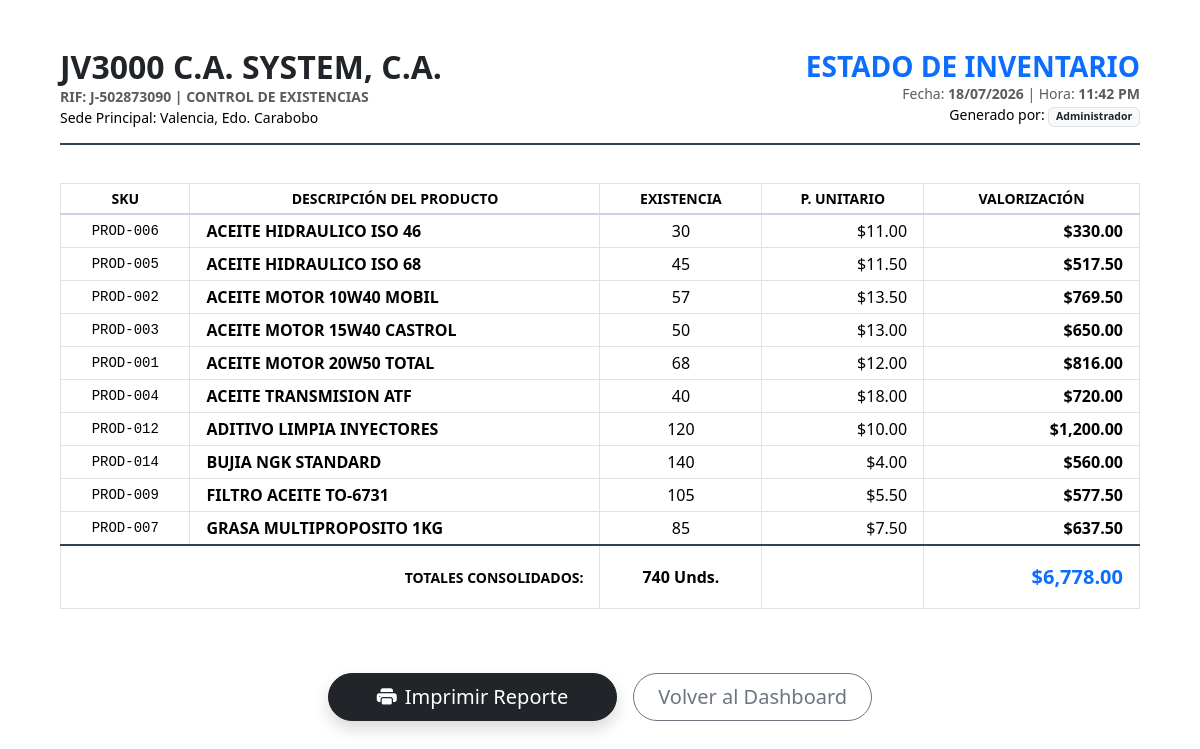
/modules/reporte_inventario.php (signed in), run on an earlier commit of the app's database.
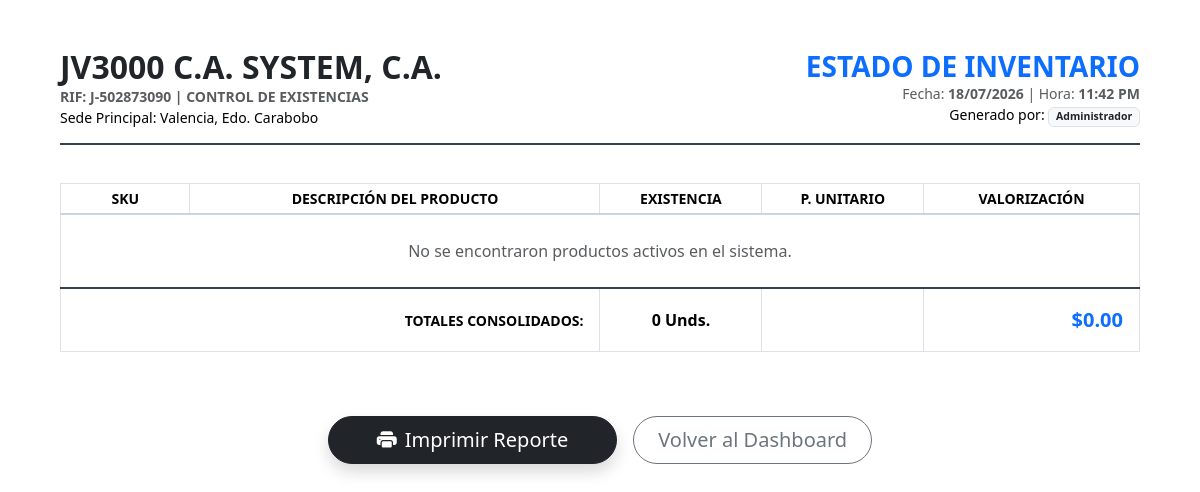
And on a later commit of the database.
### tables this page shows
CREATE TABLE `productos` (
  `id_producto` int(11) NOT NULL AUTO_INCREMENT,
  `sku` varchar(50) NOT NULL,
  `nombre_producto` varchar(150) NOT NULL,
  `precio_venta` decimal(10,2) NOT NULL,
  `precio_costo` decimal(10,2) DEFAULT 0.00,
  `stock_actual` int(11) DEFAULT 0,
  `stock_minimo` int(11) DEFAULT 5,
  `fecha_vencimiento` date DEFAULT NULL,
  `status` enum('Activo','Inactivo') NOT NULL DEFAULT 'Activo',
  `id_categoria` int(11) NOT NULL,
  PRIMARY KEY (`id_producto`),
  UNIQUE KEY `idx_sku` (`sku`),
  KEY `fk_prod_cat` (`id_categoria`),
  CONSTRAINT `fk_prod_cat` FOREIGN KEY (`id_categoria`) REFERENCES `categorias` (`id_categoria`) ON DELETE CASCADE
);

### includes/Database.php (called while the page is built, shortened)
<?php
class Database
{
    private static ?self $instance = null;
    private ?mysqli $conn = null;
    public static function getInstance(): self
    {
        if (self::$instance === null) {
            self::$instance = new self();
        }
        return self::$instance;
    }
    public function connect(string $host, string $user, string $pass, string $db): void
    {
        $this->conn = new mysqli($host, $user, $pass, $db);
        $this->conn->set_charset('utf8mb4');
        $this->conn->autocommit(true);
    }
    public function execute(string $sql, array $params = []): mysqli_stmt
    {
        $stmt = $this->conn->prepare($sql);
        if (!empty($params)) {
            $types = '';
            $bindValues = [];
            foreach ($params as $p) {
                if (is_int($p)) {
                    $types .= 'i';
                } elseif (is_float($p)) {
                    $types .= 'd';
                } elseif (is_null($p)) {
                    $types .= 's';
                    $p = null;
                } else {
                    $types .= 's';
                }
                $bindValues[] = $p;
            }
            if (!empty($bindValues)) {
                $stmt->bind_param($types, ...$bindValues);
            }
        }
        if (!$stmt->execute()) {
            throw new RuntimeException('Error ejecutando consulta: ' . $stmt->error);
        }
        return $stmt;
    }
    public function fetchAll(string $sql, array $params = []): array
    {
        $stmt = $this->execute($sql, $params);
        $result = $stmt->get_result();
        $rows = $result->fetch_all(MYSQLI_ASSOC);
        return $rows;
    }
}

### modules/reporte_inventario.php (the view, shortened to what the changed rows need)
<?php
$db = Database::getInstance();
$productos = $db->fetchAll("SELECT p.*, (p.stock_actual * p.precio_venta) as valor_total FROM productos p JOIN categorias c ON p.id_categoria = c.id_categoria WHERE p.status = 'Activo' AND c.status = 'Activo' ORDER BY p.nombre_producto ASC");
$gran_total_stock = 0;
$valor_inventario = 0;
?>
<!DOCTYPE html>
<html lang="es">
<head>
    <link href="../assets/css/bootstrap.min.css" rel="stylesheet">
    <link rel="stylesheet" href="../assets/css/bootstrap-icons.css">
</head>
<body class="p-4 p-md-5">
    <div class="container-fluid">
        <div class="header-report d-flex justify-content-between align-items-center">
            <div class="text-start">
                <h2 class="fw-bold m-0 text-dark">JV3000 C.A. SYSTEM, C.A.</h2>
            </div>
        </div>
        <div class="table-responsive">
            <table class="table table-bordered table-sm align-middle mt-2">
                <thead class="text-center">
                    <tr class="text-uppercase small fw-bold">
                        <th width="12%">SKU</th>
                        <th width="38%">Descripción del Producto</th>
                        <th width="15%">Existencia</th>
                        <th width="15%">P. Unitario</th>
                        <th width="20%">Valorización</th>
                    </tr>
                </thead>
                <tbody>
                    <?php if (!empty($productos)): ?>
                        <?php foreach ($productos as $r):
                            $gran_total_stock += $r['stock_actual'];
                            $valor_inventario += $r['valor_total'];
                        ?>
                            <tr>
                                <td class="text-center font-monospace small"><?php echo htmlspecialchars($r['sku']); ?></td>
                                <td class="text-start ps-3 fw-semibold"><?php echo htmlspecialchars($r['nombre_producto']); ?></td>
                                <td class="text-center">
                                    <span class="<?php echo ($r['stock_actual'] <= 5) ? 'text-danger fw-bold' : ''; ?>">
                                        <?php echo number_format($r['stock_actual'], 0); ?>
                                    </span>
                                </td>
                                <td class="text-end pe-3">$<?php echo number_format($r['precio_venta'], 2); ?></td>
                                <td class="text-end pe-3 fw-bold">$<?php echo number_format($r['valor_total'], 2); ?></td>
                            </tr>
                        <?php endforeach; ?>
                    <?php else: ?>
                        <tr>
                            <td colspan="5" class="text-center py-4 text-muted">No se encontraron productos activos en el sistema.</td>
                        </tr>
                    <?php endif; ?>
                </tbody>
                <tfoot>
                    <tr class="footer-total">
                        <td colspan="2" class="text-end text-uppercase py-3 pe-3 small">Totales Consolidados:</td>
                        <td class="text-center py-3"><?php echo number_format($gran_total_stock, 0); ?> Unds.</td>
                        <td></td>
                        <td class="text-end pe-3 py-3 fs-5 text-primary">$<?php echo number_format($valor_inventario, 2); ?></td>
                    </tr>
                </tfoot>
            </table>
        </div>
    </div>
</body>
</html>

What changed in the data, as far as the page shows it:
removed productos: sku "PROD-006", nombre_producto "ACEITE HIDRAULICO ISO 46", stock_actual "30", precio_venta "11.00", valor_total "330.00"
removed productos: sku "PROD-005", nombre_producto "ACEITE HIDRAULICO ISO 68", stock_actual "45", precio_venta "11.50", valor_total "517.50"
removed productos: sku "PROD-002", nombre_producto "ACEITE MOTOR 10W40 MOBIL", stock_actual "57", precio_venta "13.50", valor_total "769.50"
removed productos: sku "PROD-003", nombre_producto "ACEITE MOTOR 15W40 CASTROL", stock_actual "50", precio_venta "13.00", valor_total "650.00"
removed productos: sku "PROD-001", nombre_producto "ACEITE MOTOR 20W50 TOTAL", stock_actual "68", precio_venta "12.00", valor_total "816.00"
removed productos: sku "PROD-004", nombre_producto "ACEITE TRANSMISION ATF", stock_actual "40", precio_venta "18.00", valor_total "720.00"
removed productos: sku "PROD-012", nombre_producto "ADITIVO LIMPIA INYECTORES", stock_actual "120", precio_venta "10.00", valor_total "1,200.00"
removed productos: sku "PROD-014", nombre_producto "BUJIA NGK STANDARD", stock_actual "140", precio_venta "4.00", valor_total "560.00"
removed productos: sku "PROD-009", nombre_producto "FILTRO ACEITE TO-6731", stock_actual "105", precio_venta "5.50", valor_total "577.50"
removed productos: sku "PROD-007", nombre_producto "GRASA MULTIPROPOSITO 1KG", stock_actual "85", precio_venta "7.50", valor_total "637.50"
Also different on the page:
$gran_total_stock: "740" → "0"
$valor_inventario: "6,778.00" → "0.00"
text now shown: "No se encontraron productos activos en el sistema."
